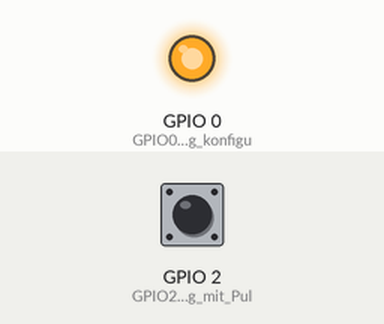
Simulated run of this sketch. Board: ESP8266 (NodeMCU). On the bench: output pins drawn as LEDs (lit = HIGH). The test bench sets the inputs (shaded band); at power-on: GPIO 2 (GPIO2_als_Eingang_mit_Pul) HIGH. What the sketch prints to the serial monitor is not drawn.

Above: at 1.7 s.
1.8 s: GPIO 2 (GPIO2_als_Eingang_mit_Pul) pulled LOW for 0.15 s
At 2.7 s:
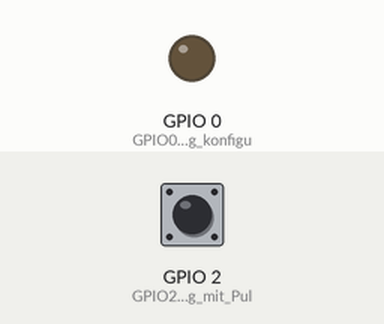
3.4 s: GPIO 2 (GPIO2_als_Eingang_mit_Pul) pulled LOW for 1 s
At 3.9 s:
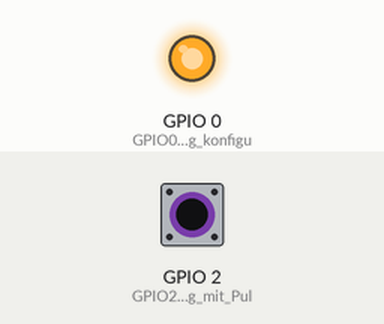
5.9 s: GPIO 2 (GPIO2_als_Eingang_mit_Pul) pulled LOW for 3.2 s
At 7.0 s:
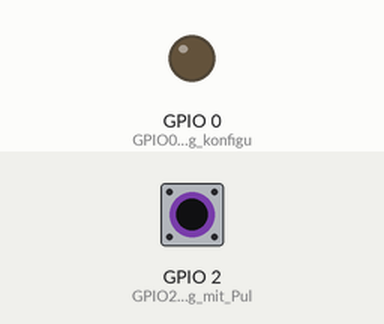
Timing chart, 0 to 8.9 s (numbered marks = the images above; inputs shaded):
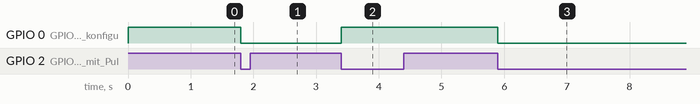

The sketch:

webserver.ino
```cpp
// Schalte GPO0 mit Button und Java im Access Point modus  WLAN-Hotspot "astral" pass "12345678"

#include <ESP8266WiFi.h>
#include <ESP8266WebServer.h>

String html1 = "<!DOCTYPE html>\r\n<html>\r\n\
<head>\r\n<meta content=\"text/html; charset=ISO-8859-1\" http-equiv=\"content-type\">\r\n\
<title>WebSchalter</title>\r\n\
<form action=\"";
// String((val)?"/1.html":"/0.html")
String html2 = "\">\r\n<input value=\"ON/OFF\" style=\"";
String html3 = " width:5em;height:3em; font-size: 16px;\" type=\"submit\">\
</form>\r\n</head>\r\n<body>\r\n</body>\r\n</html>";

ESP8266WebServer server(80);    // Server Port  hier einstellen
int val = 1;                    //Startzustand ausgeschaltet
String Temp = "";

void Ereignis_SchalteON()       // Wird ausgefuehrt wenn "http://<ip address>/1.html" aufgerufen wurde
{
  val = 0;                      // Relais Aus
  digitalWrite(0, val);         // GPIO0
  Temp = html1 + String((val) ? "/1.html" : "/0.html");
  Temp += html2 + String((val) ? "BACKGROUND-COLOR: DarkGray;" : "BACKGROUND-COLOR: Chartreuse;") + html3;
  server.send(200, "text/html", Temp);
}

void Ereignis_SchalteOFF()  // Wird ausgefuehrt wenn "http://<ip address>//0.html" aufgerufen wurde
{
  val = 1;                      // Relais Ein
  digitalWrite(0, val);         // GPIO0
  Temp = html1 + String((val) ? "/1.html" : "/0.html");
  Temp += html2 + String((val) ? "BACKGROUND-COLOR: DarkGray;" : "BACKGROUND-COLOR: Chartreuse;") + html3;
  server.send(200, "text/html", Temp);
}

void Ereignis_Index()           // Wird ausgeuehrt wenn "http://<ip address>/" aufgerufen wurde
{
  Temp = html1 + String((val) ? "/1.html" : "/0.html");
  Temp += html2 + String((val) ? "BACKGROUND-COLOR: DarkGray;" : "BACKGROUND-COLOR: Chartreuse;") + html3;
  server.send(200, "text/html", Temp);
}

void setup()
{
  digitalWrite(0, 1);           // Anfangszustand 1 (Relais ausgeschaltet)
  pinMode(0, OUTPUT);           // GPIO0 als Ausgang konfigurieren
  pinMode(2, INPUT_PULLUP);     // GPIO2 als Eingang mit Pullup konfigurieren
  digitalWrite(0, 1);           // Anfangszustand 1 (Relais ausgeschaltet)

  Serial.begin(115200);         // Serielle schnittstelle initialisieren
  Serial.println("");           // Lehere Zeile ausgeben
  Serial.println("Starte WLAN-Hotspot \"Marshmellow\"");
  WiFi.mode(WIFI_AP);           // access point modus
  WiFi.softAP("Marshmellow", "12345678");    // Name des Wi-Fi netzes
  delay(500);                   //Abwarten 0,5s
  Serial.print("IP Adresse ");  //Ausgabe aktueller IP des Servers
  Serial.println(WiFi.softAPIP());

  //  Bechandlung der Ereignissen anschlissen
  server.on("/", Ereignis_Index);
  server.on("/1.html", Ereignis_SchalteON);
  server.on("/0.html", Ereignis_SchalteOFF);

  server.begin();               // Starte den Server
  Serial.println("HTTP Server gestartet");
}

void loop()
{
  server.handleClient();
  if (!digitalRead(2))          //Wenn Taster an GPIO2 betetigt wurde
  {
    val = !val;                 // Schaltzuschtand andern
    digitalWrite(0, val);
    while (!digitalRead(2))server.handleClient(); // Warten bis der Taster losgelassen wird.
  }
}
```

Measured:
- after the input at 1.8 s, GPIO 0 (GPIO0_als_Ausgang_konfigu): HIGH → LOW at once
- after the input at 3.4 s, GPIO 0 (GPIO0_als_Ausgang_konfigu): LOW → HIGH at once
- after the input at 5.9 s, GPIO 0 (GPIO0_als_Ausgang_konfigu): HIGH → LOW at once
